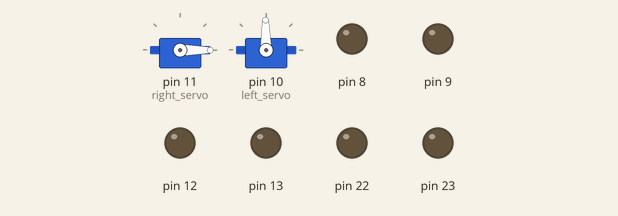
This sketch was run on a simulated Arduino Uno, built with avr-gcc and run on an emulated ATmega328P. On the bench: 2 × servo, output pins drawn as LEDs (lit = HIGH).

Above: at 0.1 s.
At 1.2 s:
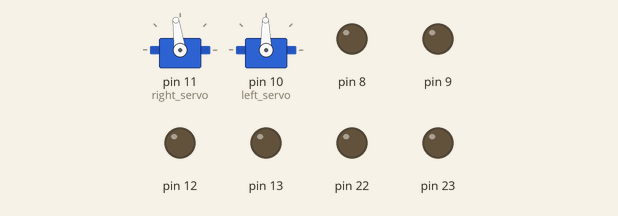
Timing chart, 0 to 2.9 s (numbered marks = the images above):
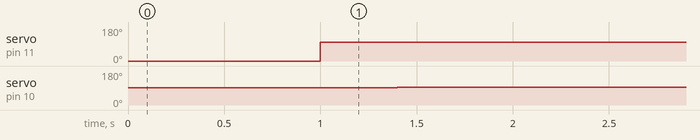

Measured:
- by itself, servo on pin 11 (right_servo): 0° → 98° at 1.0 s
- by itself, servo on pin 10 (left_servo): 91° → 93° at 1.4 s

The sketch:

igvc.ino
```cpp
#include <Servo.h>

//sensors
//photo
int light_value;
int roomlight_value;
int lightPin = 0;         //Pin assignment
int roomlightPin = 1;     //Pin assignment
//ir
int lval = 0;  //variable to store the values from sensor(initially zero)
int rval = 0;
//servos
int ping_front=0;
int ping_left=0;
int ping_right=0;
//servos
Servo right_servo;  // create servo object to control a servo
Servo left_servo;

void forward();
void reverse();
void left();
void right();
void halt();
void sensors();
void set_flags();

//sensors

int light_sensor_handler();
void ir_left_handler();
void ir_right_handler();

uint8_t obstacle_front;
uint8_t obstacle_left;
uint8_t obstacle_right;
uint8_t inv_wall_left;
uint8_t inv_wall_right;
uint8_t in_room;
uint8_t state;


const int dark = 309;
const int light = 310;
const int ir_left_pin = 3;
const int ir_right_pin = 4; //analog pin used to connect the sharp sensor
const int threshold = 300;  //value when vehicle should can direction
const int ping_right_pin = 2;
const int ping_left_pin = 3;
const int ping_front_pin = 4;
const int ping_front_min=30;
const int ping_left_min=40;
const int ping_right_min=40;

void setup() {
  Serial.begin(9600);

  DDRB=0xFF;
  PORTB=0x00;

  right_servo.attach(11);  // attaches the servo on pin 10&12 to the servo object
  left_servo.attach(10);
  halt();
  delay(1000);
}

void loop() {

  //sensors();
  //set_flags();

  //state_machine();

  forward();
  delay(1);
}

void set_flags(){
  inv_wall_left = 0x00;
  inv_wall_right = 0x00;
  in_room = 0x00;
  obstacle_front = 0x00;
  obstacle_left = 0x00;
  obstacle_right = 0x00;

  if (light_value <= dark)
    in_room = 0b00100000;   //If robot does not detect light (i.e. room is dark) set flag to 1
  else if (light_value >= light)
    in_room = 0b00000000;  //If the robot detects light, set the flag to 0
  if(lval < threshold)
    inv_wall_left = 0b00001000;
	if(rval < threshold)
    inv_wall_right = 0b00010000;
  if(ping_front < ping_front_min)
		obstacle_front = 0b00000001;
  if(ping_left < ping_left_min)
		obstacle_front = 0b00000010;
  if(ping_right < ping_right_min)
		obstacle_front = 0b00000100;

  Serial.print("Ping front (cm): ");
  Serial.print(ping_front);
  Serial.println(" cm.");
  Serial.print("Ping left (cm): ");
  Serial.print(ping_left);
  Serial.println(" cm.");
  Serial.print("Ping right (cm): ");
  Serial.print(ping_right);
  Serial.println(" cm.");
  Serial.print("IR left: ");
  Serial.println(lval);
  Serial.print("IR right: ");
  Serial.println(rval);
  delay(500);
}


void sensors(){

  light_sensor();
  ir_left_handler();
  ir_right_handler();
  ping_front=ping_front_handler();
  ping_left=ping_left_handler();
  ping_right=ping_right_handler();

}

void state_machine(){
  PORTB=0x00;
  state = obstacle_front | obstacle_left | obstacle_right | inv_wall_left | inv_wall_right | in_room;
  Serial.println(state);
  PORTB=state;


  if(state >= 0x20)

    state = 0x20;


  switch (state) {
    case 0x00: //00000000 open path
      forward();
    break;
    case 0x01: // 00000001 obstacle_front
      right();
      delay(100);
    break;
    case 0x02: // 00000010 obstacle_left
      right();

    break;
    case 0x03: // 00000011 obstacles front and left
      right();

    break;
    case 0x04: // 00000100 obstacle right
      left();

    break;
    case 0x05: // 00000101 obstacle right and front
      left();

    break;
    case 0x06: // 00000110 obstacle left and right
      forward();

    break;
    case 0x07: // 00000111 obstacle front, left, and right_
      reverse();

    break;
    case 0x08: // 00001000 inv wall left
      right();

    break;
    case 0x09: // 00001001 inv wall left and obstacle front
      right();

    break;
    case 0x0A: // 00001010 inv wall left and obstacle left
      right();

    break;
    case 0x0B: // 00001011 inv wall left and obstacle left and obstacle front
      reverse();

    break;
    case 0x0C: // 00001100 inv wall left and obstacle right
      forward();

    break;
    case 0x0D: // 00001101 inv wall left and obstacle right and obstacle front
      reverse();

    break;
    case 0x0E: // 00001110 inv wall left and obstacle left and right
      forward();

    break;
    case 0x0F: // 00001111 inv wall left and obstacle front left and right
      reverse();

    break;
    case 0x10:// 00010000 inv wall right
      left();

    break;
    case 0x11: // 00010001 inv wall right and front
      left();

    break;
    case 0x12: // 00010010 inv wall right and obstacle left
      forward();

    break;
    case 0x13: // 00010011 inv wall right and obstacles left and front
      reverse();

    break;
    case 0x14: // 00010100 inv wall right and obstacle right
      left();

    break;
    case 0x15: // 00010101 inv wall right and obstacle front and right
      left();

    break;
    case 0x16: // 00010110 inv wall right and obstacle left and right
      forward();

    break;
    case 0x17: // 00010111 inv wall right and obstacle front left and right
      reverse();

    break;
    case 0x18: //00011000 inv wall right and inv_wall_left
      forward();

    break;
    case 0x19: // 00011001 inv wall right and left and obstacle front
      reverse();

    break;
    case 0x1A: // 00011010 inv wall right and left and obstacle left
      forward();

    break;
    case 0x1B: //  00011011 inv wall right and left and obstacle front and left
      reverse();

    break;
    case 0x1C: // 00011100 in wall right and left and obstacle right
      forward();

    break;
    case 0x1D: // 00011101 inv wall right and left and obstacle front and right
      reverse();

    break;
    case 0x1E: // 00011110 inv left and right and obstacle left and right
      forward();

    break;
    case 0x1F: // 00011111 inv wall left and right and obstacle front left and right.
      reverse();

    break;
    case 0x20:
      in_room_algorithm();

    break;
  }
}

//sensors

int light_sensor_handler(){

  roomlight_value = (analogRead(roomlightPin)); //Write the value of the photoresistor to the room light variable.
  light_value = (analogRead(lightPin)); //Write the value of the photoresistor to the light variable
}

void ir_left_handler(){
	lval = analogRead(ir_left_pin); //reads the value of the sharp sensor
}

void ir_right_handler(){
	rval = analogRead(ir_right_pin);
}

int ping_left_handler(){
  long duration, cm;
  pinMode(ping_left_pin, OUTPUT);
  digitalWrite(ping_left_pin, LOW);
  delayMicroseconds(2);
  digitalWrite(ping_left_pin, HIGH);
  delayMicroseconds(5);
  digitalWrite(ping_left_pin, LOW);
  pinMode(ping_left_pin, INPUT);
  duration = pulseIn(ping_left_pin, HIGH);
  cm = duration/29/2;
  return cm;
}

int ping_right_handler(){
  long duration, cm;
  pinMode(ping_right_pin, OUTPUT);
  digitalWrite(ping_right_pin, LOW);
  delayMicroseconds(ping_right_pin);
  digitalWrite(ping_right_pin, HIGH);
  delayMicroseconds(5);
  digitalWrite(ping_right_pin, LOW);
  pinMode(ping_right_pin, INPUT);
  duration = pulseIn(ping_right_pin, HIGH);
  cm = duration/29/2;
  return cm;
}

int ping_front_handler(){
  long duration, cm;
  pinMode(ping_front_pin, OUTPUT);
  digitalWrite(ping_front_pin, LOW);
  delayMicroseconds(2);
  digitalWrite(ping_front_pin, HIGH);
  delayMicroseconds(5);
  digitalWrite(ping_front_pin, LOW);
  pinMode(ping_front_pin, INPUT);
  duration = pulseIn(ping_front_pin, HIGH);
  cm = duration/29/2;
  return cm;
}


//LIGHT sensor
void light_sensor(){

  roomlight_value = (analogRead(roomlightPin)); //Write the value of the photoresistor to the room light variable.
  light_value = (analogRead(lightPin)); //Write the value of the photoresistor to the light variable

}

//SERVOS

void forward() {
    right_servo.writeMicroseconds(1550);
    delay(400);
    left_servo.writeMicroseconds(1500);
}

void reverse() {
    right_servo.write(80);
    //delay(10);
    left_servo.write(80);
    //delay(10);
}

void left() {
    right_servo.write(100);
    //delay(10);
    left_servo.write(80);
    //delay(10);
}

void right() {
    right_servo.write(80);
    //delay(10);
    //left_servo.write(100);
    delay(10);
}

void halt() {
    right_servo.write(0);
    //delay(10);
    left_servo.write(91);
    //delay(10);

}

//In Room Algorithm

void in_room_algorithm(){
  ;
}
```
